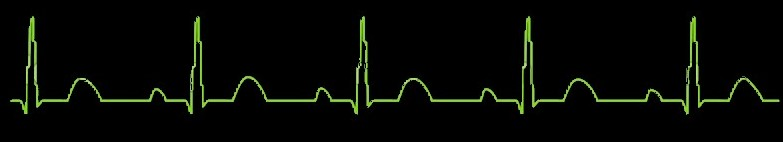
#> input picture resultTest2.1.jpg, 783 x 142 px
$ python tccResultados.py
#> lines starting #> are read from the running program, lines starting #| are printed output that depends on the picture; after the words box and inside, x2 and y2 are one past the last pixel; in counts of white or black regions, pixels touching at a corner belong together
import numpy as np
import cv2

# Open image and make into numpy array
img1 =cv2.imread('resultTest2.1.jpg')
#> img1 is the input picture: shape (142, 783, 3); mean B, G, R 4.6, 8.7, 6.4
img2 =cv2.imread('imageTest0.jpg')
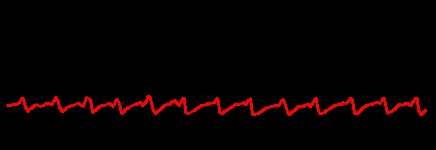
#> input picture imageTest0.jpg, 436 x 150 px
#> img2 is the input picture: shape (150, 436, 3); mean B, G, R 0.7, 0.7, 7.8
hsv = cv2.cvtColor(img1, cv2.COLOR_BGR2HSV)
#> hsv: shape (142, 783, 3); mean H, S, V 19.8, 60.9, 9.1

# Colocar range das cores escolhidas
grau = 30
nivelBaixoVerde = np.array([60 - grau, 100, 100])
nivelAltoVerde = np.array([60 + grau, 255, 255])
img2_resized = cv2.resize(img2, (img1.shape[1], img1.shape[0]))
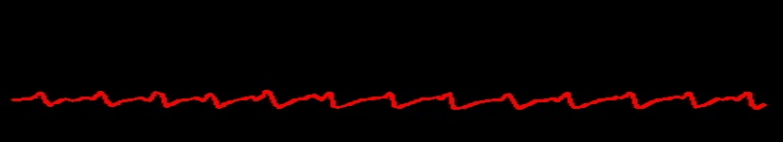
#> img2_resized: shape (142, 783, 3); mean B, G, R 0.7, 0.7, 7.7

# Limite das cores que serao aceitas
mascaraCor = cv2.inRange(hsv, nivelBaixoVerde, nivelAltoVerde)
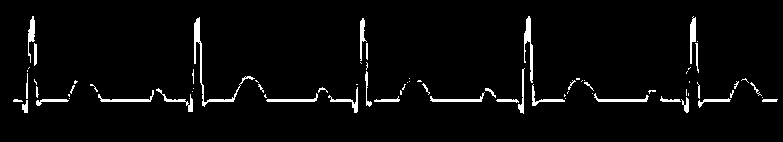
#> mascaraCor: shape (142, 783); 3.4% white; 76 white regions (41 under 20 px), largest, box (x1, y1, x2, y2) and area: (194, 17, 255, 107) 459, (524, 16, 533, 83) 283, (690, 16, 696, 64) 180

# Work out what we are looking for

# Find all pixels where the 3 RGB values match "sought", and count
result = cv2.countNonZero(mascaraCor)
#> result = 3825

dst = cv2.addWeighted(img1,0.7,img2_resized,0.3,0)
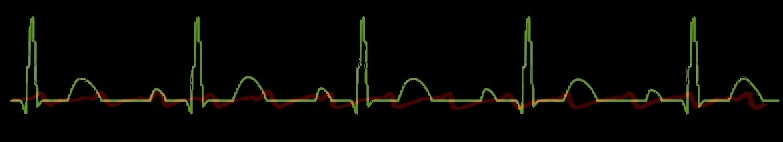
#> dst: shape (142, 783, 3); mean B, G, R 3.4, 6.3, 6.8
cv2.imshow('dst',dst)
cv2.waitKey(0)
cv2.destroyAllWindows()
